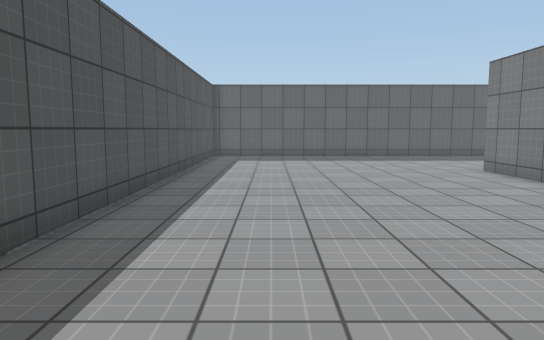
view 1 (above)

16 first-person views from a walk through a scene from a Unity 3-D project. The camera is 1.3 m above the floor, tilts 6° down and sees 70° across. The floor is counted in squares, 1 m on a side. Each view is taken from the middle of a square. On the plan, view 1 faces up. The plan holds only what a view shows up to about 16 squares ahead; the rest is blank. The place goes on beyond the plan. Surface patterns are stand-ins for the level's own textures.

view 2
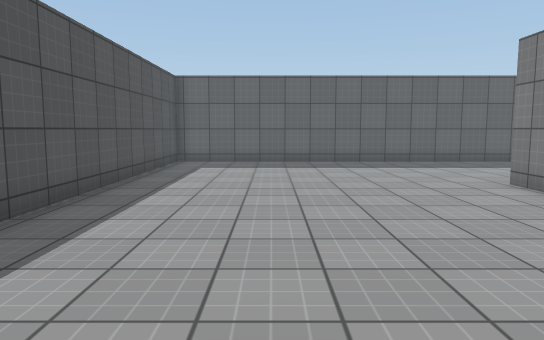

view 3
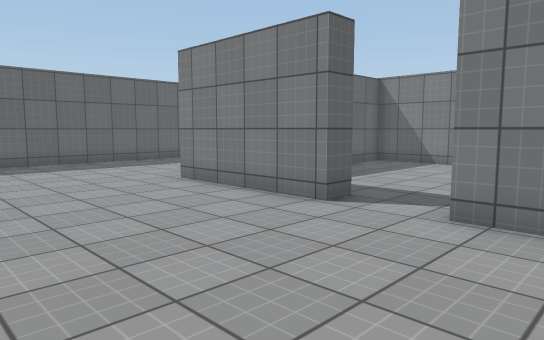

view 4
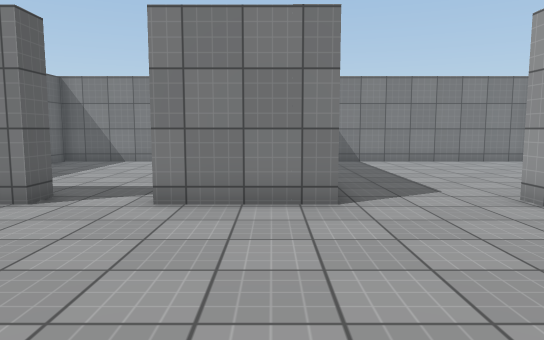

view 5
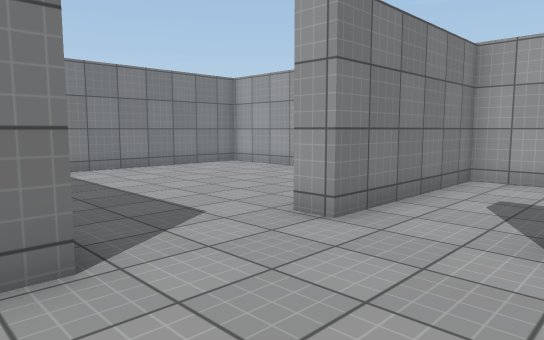

view 6
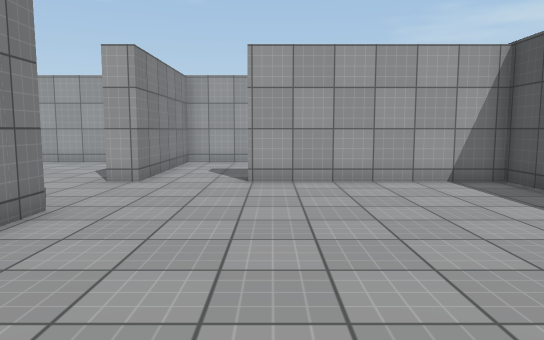

view 7
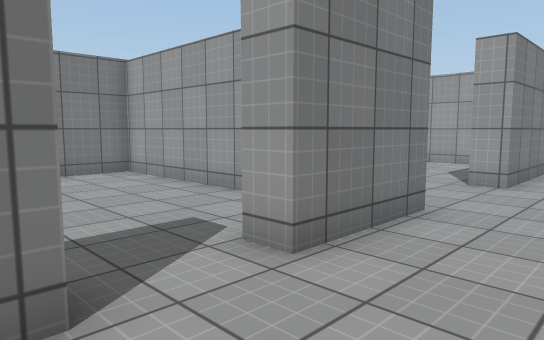

view 8
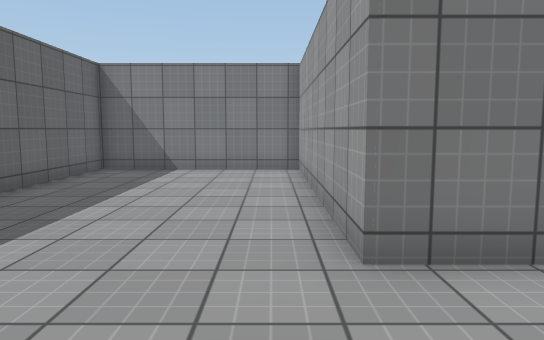

view 9
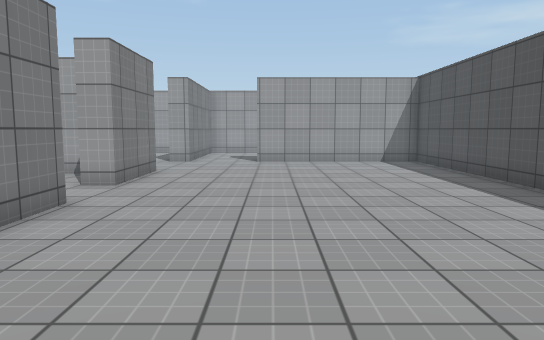

view 10
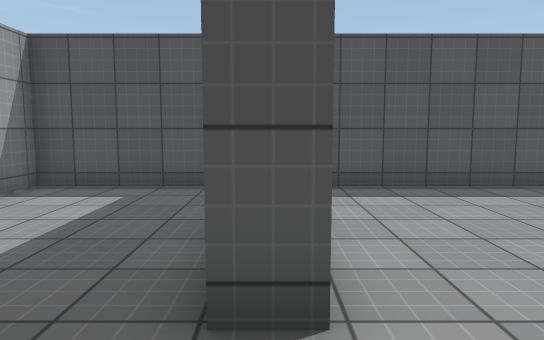

view 11
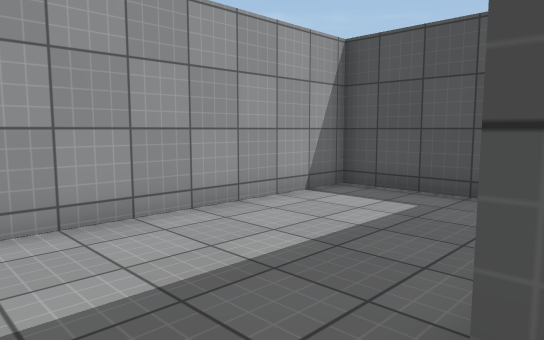

view 12
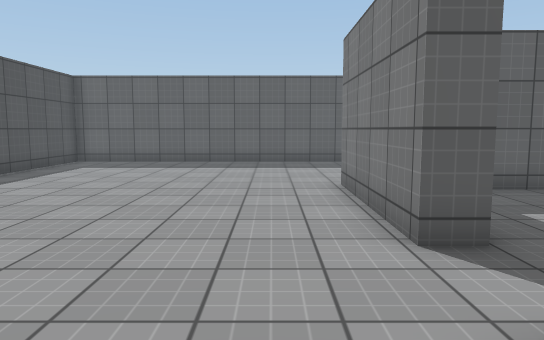

view 13
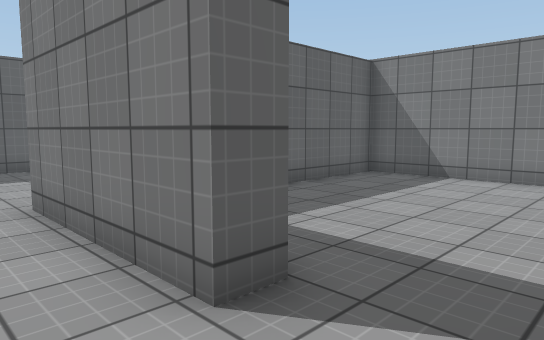

view 14
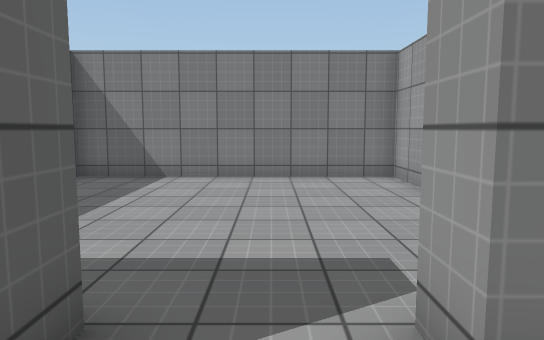

view 15
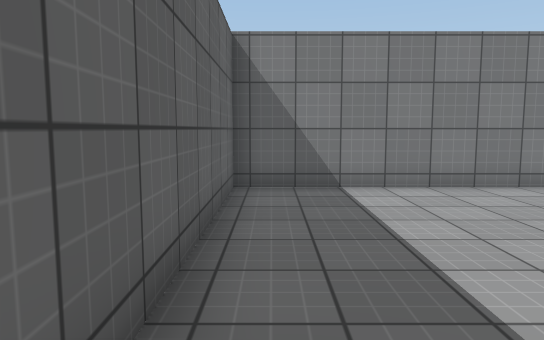

view 16
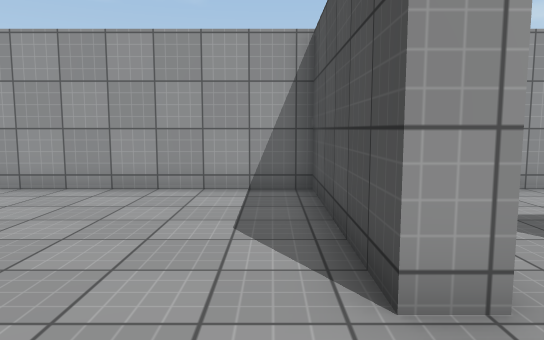

### Floor plan
Points are (right, up) in squares from view 1. A wall is a line through its corners. A room is listed if a view was taken in it or the views show most of it. See-through windows are left out.
Room 1 (views 1, 2, 3, 4, 5, 6, 7, 8, 9, 10, 11, 12, 13, 14)
walls: (7.5, 7.2) (6.6, 7.2) (6.6, 12.1) (15.6, 12.1) (15.6, 18.5) (-2.8, 18.5) (-2.8, -1.6) (3.6, -1.6) (3.6, -2.5); (6.6, 1.8) (6.6, 5.1) (7.5, 5.1); (-2.8, -3.5) (-2.8, -7.4) (6.3, -7.4) (6.3, -1.6)
ways out: opening at (7, 0) to room 2; opening at (7, 6.5) to room 3
Room 2 (views 15, 16)
walls: (6.3, -1.6) (7.1, -1.6) (7.1, -7.4) (15.6, -7.4) (15.6, 1.9) (8.1, 1.9)
ways out: opening at (7, 0) to room 1
Room 3 (no view inside)
walls: (8.5, 2.7) (15.6, 2.7) (15.6, 11.3) (9.8, 11.3)
ways out: opening at (7, 6.5) to room 1

Where each view was taken, in squares from view 1:
view 1: 0 up, 0 right, facing up
view 2: 3 up, 1 right, facing up
view 3: 3 up, 1 right, facing up-right
view 4: 3 up, 0 right, facing right
view 5: 3 up, 3 right, facing down-right
view 6: 8 up, 3 right, facing down
view 7: 8 up, 4 right, facing down-right
view 8: 13 up, 3 right, facing right
view 9: 14 up, 3 right, facing down
view 10: 2 down, 6 right, facing left
view 11: 2 down, 5 right, facing down-left
view 12: 3 up, 5 right, facing up
view 13: 5 up, 5 right, facing up-right
view 14: 6 up, 5 right, facing right
view 15: 1 up, 7 right, facing right
view 16: 1 up, 8 right, facing down
